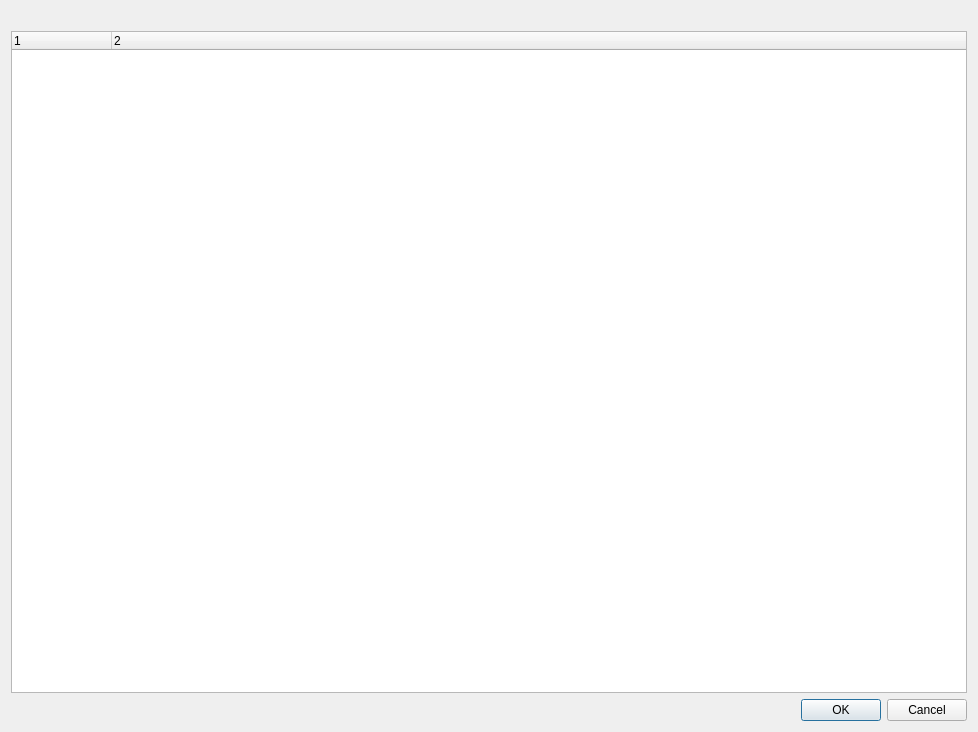
<?xml version="1.0" encoding="UTF-8"?>
<ui version="4.0">
 <class>SslErrorsDialog</class>
 <widget class="QDialog" name="SslErrorsDialog">
  <property name="geometry">
   <rect>
    <x>0</x>
    <y>0</y>
    <width>978</width>
    <height>732</height>
   </rect>
  </property>
  <property name="windowTitle">
   <string>SSL errors</string>
  </property>
  <layout class="QVBoxLayout" name="verticalLayout">
   <item>
    <widget class="QLabel" name="ContextText_">
     <property name="text">
      <string/>
     </property>
    </widget>
   </item>
   <item>
    <widget class="QTreeWidget" name="ErrorsTree_">
     <property name="columnCount">
      <number>2</number>
     </property>
     <column>
      <property name="text">
       <string notr="true"/>
      </property>
     </column>
     <column>
      <property name="text">
       <string notr="true"/>
      </property>
     </column>
    </widget>
   </item>
   <item>
    <widget class="QDialogButtonBox" name="buttonBox">
     <property name="orientation">
      <enum>Qt::Horizontal</enum>
     </property>
     <property name="standardButtons">
      <set>QDialogButtonBox::Cancel|QDialogButtonBox::Ok</set>
     </property>
    </widget>
   </item>
  </layout>
 </widget>
 <resources/>
 <connections>
  <connection>
   <sender>buttonBox</sender>
   <signal>accepted()</signal>
   <receiver>SslErrorsDialog</receiver>
   <slot>accept()</slot>
   <hints>
    <hint type="sourcelabel">
     <x>248</x>
     <y>254</y>
    </hint>
    <hint type="destinationlabel">
     <x>157</x>
     <y>274</y>
    </hint>
   </hints>
  </connection>
  <connection>
   <sender>buttonBox</sender>
   <signal>rejected()</signal>
   <receiver>SslErrorsDialog</receiver>
   <slot>reject()</slot>
   <hints>
    <hint type="sourcelabel">
     <x>316</x>
     <y>260</y>
    </hint>
    <hint type="destinationlabel">
     <x>286</x>
     <y>274</y>
    </hint>
   </hints>
  </connection>
 </connections>
</ui>
